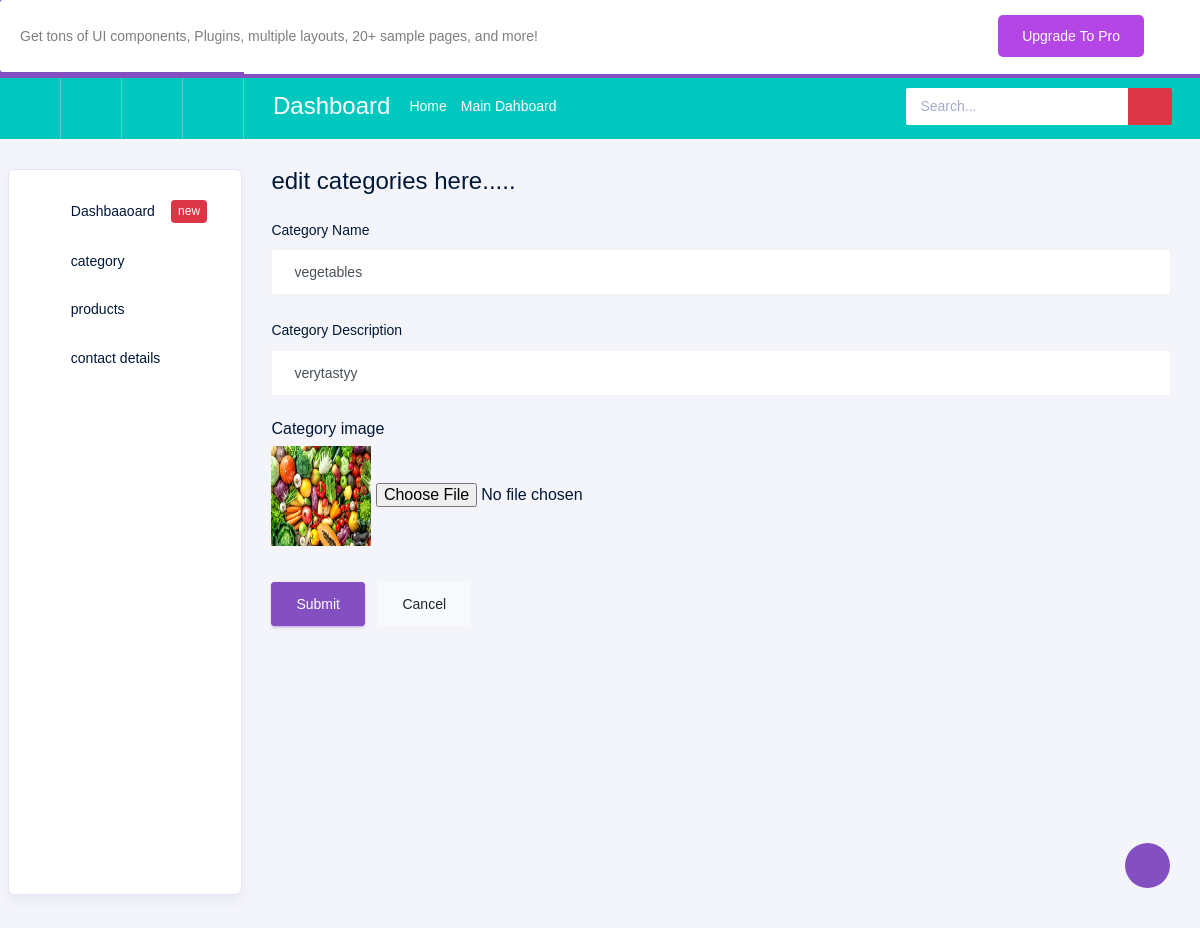
The page /Backend/edit_category/1 on the database its author committed.
### Backend/models.py (models this page shows)
class categorydb(models.Model):
    CATEGORYNAME=models.CharField(max_length=100,null=True,blank=True)
    CATEGORYDESCRIPTION = models.CharField(max_length=100, null=True, blank=True)
    CATEGORYIMAGE = models.ImageField(upload_to="productimage", null=True, blank=True)

### Backend/views.py (the view)
# urls.py: path('edit_category/<int:edit_id>', views.edit_category, name="edit_category"),
def edit_category(request,edit_id):
    data=categorydb.objects.get(id=edit_id)
    return render(request,"edit_category.html",{'data':data})

### Backend/templates/edit_category.html (shortened to what this page needs)
<!DOCTYPE html>
{% extends 'index.html' %}
{% block content %}
<html lang="en">
<head>
</head>
<body>
<div>
    <h4>edit  categories here.....</h4><br>
    <form  method="post" action="{% url 'update_category' up_id=data.id %}" enctype="multipart/form-data">
                    <div class="form-group">
                      <label for="exampleInputName1"> Category Name</label>
                      <input type="text" class="form-control" id="exampleInputName1" name="cname" value="{{data.CATEGORYNAME}}">
                    </div>
                    <div class="form-group">
                      <label>Category Description</label>
                         <input type="text" class="form-control"  name="cdescription" value="{{data.CATEGORYDESCRIPTION}}">
                    </div>
                   <div>
                       <label> Category image</label><br>
                       <img src="{{data.CATEGORYIMAGE.url}}" width="100px" height="100px">
                       <input type="file" name="cimage"  ><br><br>
                   </div><br>
                    <button type="submit" class="btn btn-primary mr-2">Submit</button>
                    <button class="btn btn-light">Cancel</button>
                  </form>
</div>
</body>
</html>
{% endblock %}

### rows shown on the page
categorydb: cname "vegetables", cdescription "verytastyy", CATEGORYIMAGE (picture)
